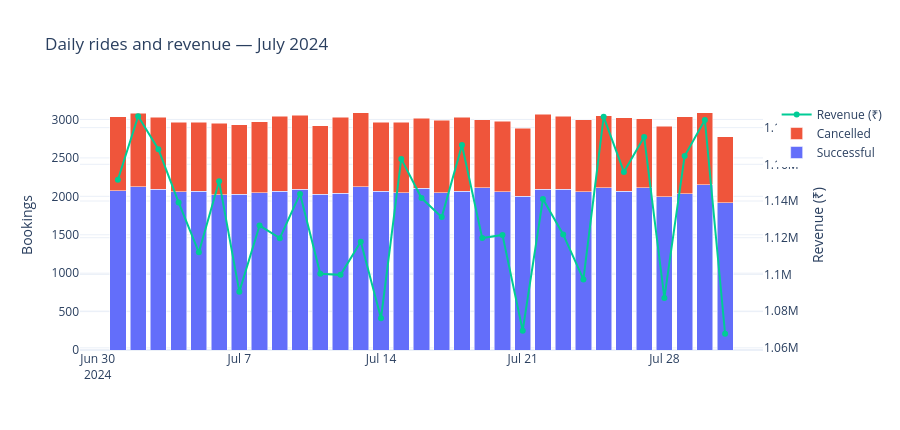

Notebook code for this chart:
### Code cell
# Daily trend — volume vs outcomes
fig = go.Figure()
fig.add_bar(x=daily.ride_date, y=daily.successful, name="Successful")
fig.add_bar(x=daily.ride_date, y=daily.cancelled, name="Cancelled")
fig.add_scatter(x=daily.ride_date, y=daily.revenue, name="Revenue (₹)", yaxis="y2", mode="lines+markers")
fig.update_layout(barmode="stack", title="Daily rides and revenue — July 2024", hovermode="x unified",
                  yaxis2=dict(overlaying="y", side="right", title="Revenue (₹)"), yaxis_title="Bookings", height=430)
fig.show()

### Figure 1 — Plotly figure (JSON) as saved in the notebook; plotly's stock layout.template omitted (floating-point values rounded to 4 significant figures)
{"data": [{"name": "Successful", "type": "bar", "x": ["2024-07-01", "2024-07-02", "2024-07-03", "2024-07-04", "2024-07-05", "2024-07-06", "2024-07-07", "2024-07-08", "2024-07-09", "2024-07-10", "2024-07-11", "2024-07-12", "2024-07-13", "2024-07-14", "2024-07-15", "2024-07-16", "2024-07-17", "2024-07-18", "2024-07-19", "2024-07-20", "2024-07-21", "2024-07-22", "2024-07-23", "2024-07-24", "2024-07-25", "2024-07-26", "2024-07-27", "2024-07-28", "2024-07-29", "2024-07-30", "2024-07-31"], "y": [2072, 2122, 2089, 2060, 2063, 2019, 2027, 2045, 2066, 2095, 2024, 2039, 2123, 2064, 2049, 2107, 2048, 2065, 2111, 2061, 1999, 2089, 2089, 2058, 2111, 2065, 2114, 1996, 2035, 2148, 1914]}, {"name": "Cancelled", "type": "bar", "x": ["2024-07-01", "2024-07-02", "2024-07-03", "2024-07-04", "2024-07-05", "2024-07-06", "2024-07-07", "2024-07-08", "2024-07-09", "2024-07-10", "2024-07-11", "2024-07-12", "2024-07-13", "2024-07-14", "2024-07-15", "2024-07-16", "2024-07-17", "2024-07-18", "2024-07-19", "2024-07-20", "2024-07-21", "2024-07-22", "2024-07-23", "2024-07-24", "2024-07-25", "2024-07-26", "2024-07-27", "2024-07-28", "2024-07-29", "2024-07-30", "2024-07-31"], "y": [964, 960, 943, 903, 904, 933, 902, 928, 978, 960, 895, 992, 962, 903, 914, 912, 945, 965, 887, 916, 890, 981, 951, 939, 939, 955, 893, 916, 1000, 943, 860]}, {"mode": "lines+markers", "name": "Revenue (₹)", "type": "scatter", "x": ["2024-07-01", "2024-07-02", "2024-07-03", "2024-07-04", "2024-07-05", "2024-07-06", "2024-07-07", "2024-07-08", "2024-07-09", "2024-07-10", "2024-07-11", "2024-07-12", "2024-07-13", "2024-07-14", "2024-07-15", "2024-07-16", "2024-07-17", "2024-07-18", "2024-07-19", "2024-07-20", "2024-07-21", "2024-07-22", "2024-07-23", "2024-07-24", "2024-07-25", "2024-07-26", "2024-07-27", "2024-07-28", "2024-07-29", "2024-07-30", "2024-07-31"], "y": [1151594, 1186207, 1168263, 1139242, 1112053, 1150749, 1090623, 1126624, 1119766, 1143873, 1100361, 1099772, 1117776, 1076114, 1162968, 1141627, 1131233, 1170555, 1119793, 1121535, 1069334, 1141154, 1121815, 1097279, 1185893, 1155845, 1174905, 1087175, 1164478, 1184192, 1067669], "yaxis": "y2"}], "layout": {"barmode": "stack", "height": 430, "hovermode": "x unified", "title": {"text": "Daily rides and revenue — July 2024"}, "yaxis": {"title": {"text": "Bookings"}}, "yaxis2": {"overlaying": "y", "side": "right", "title": {"text": "Revenue (₹)"}}}}
